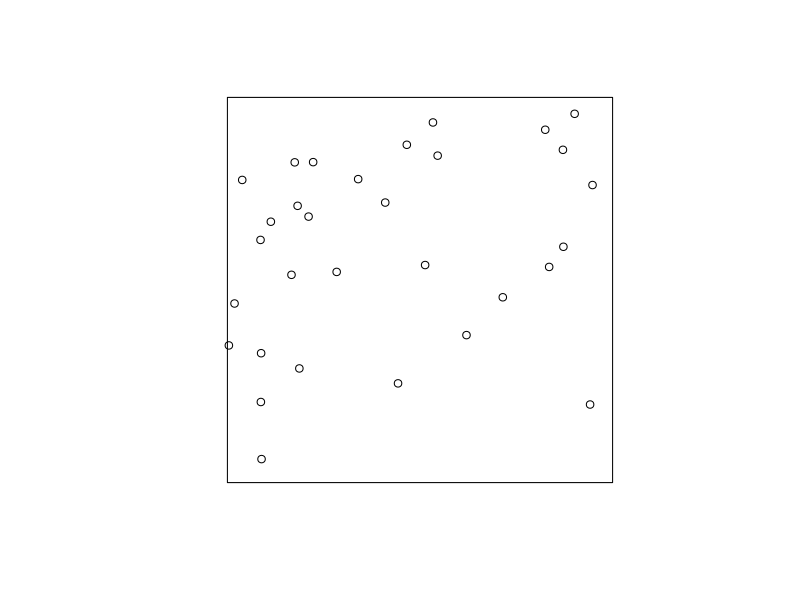
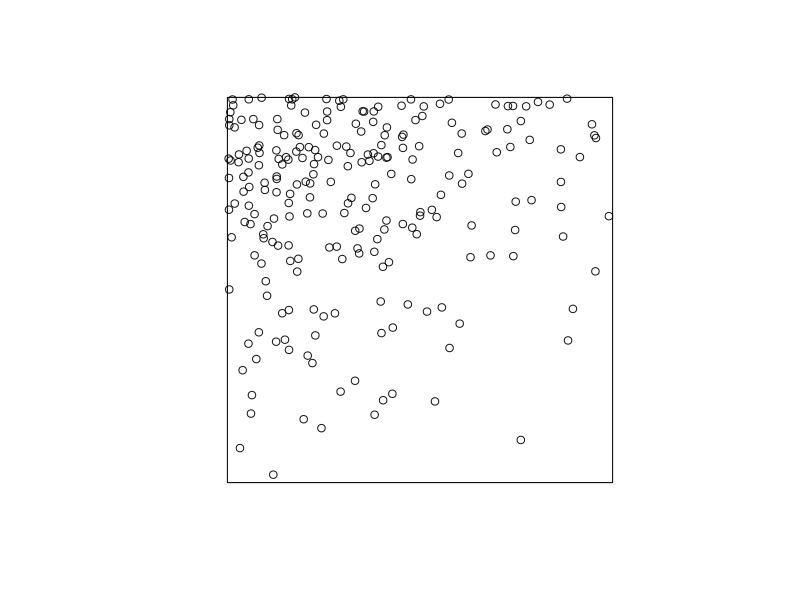
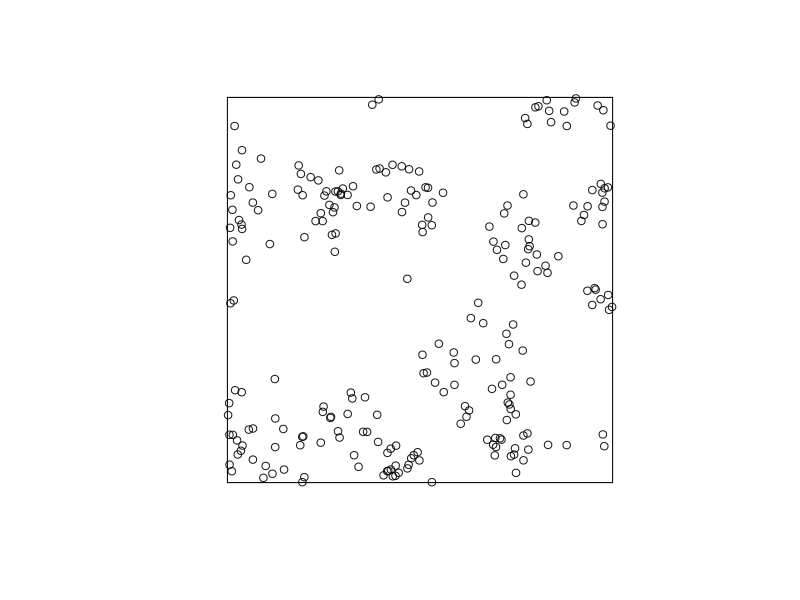
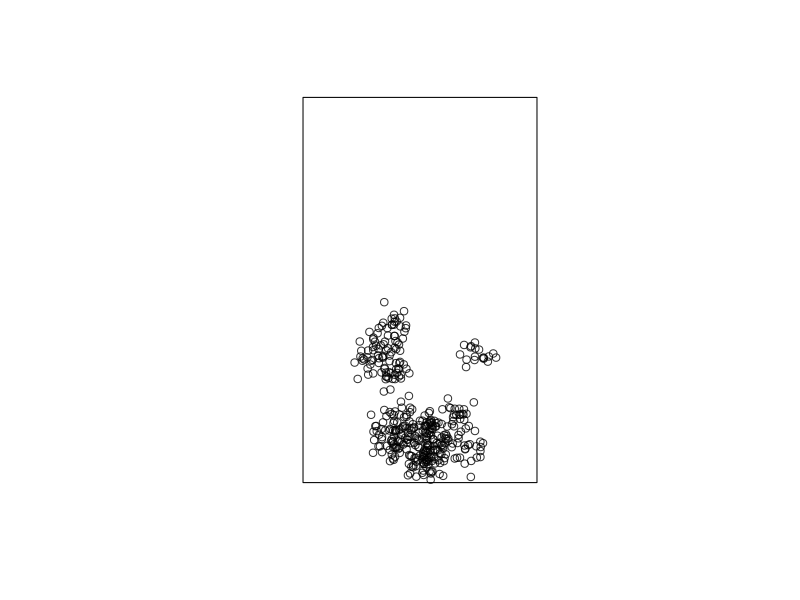
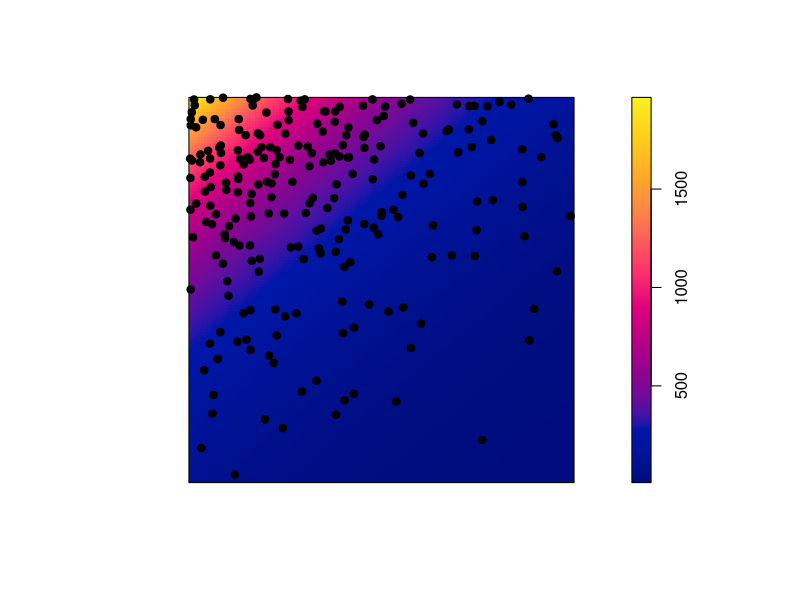
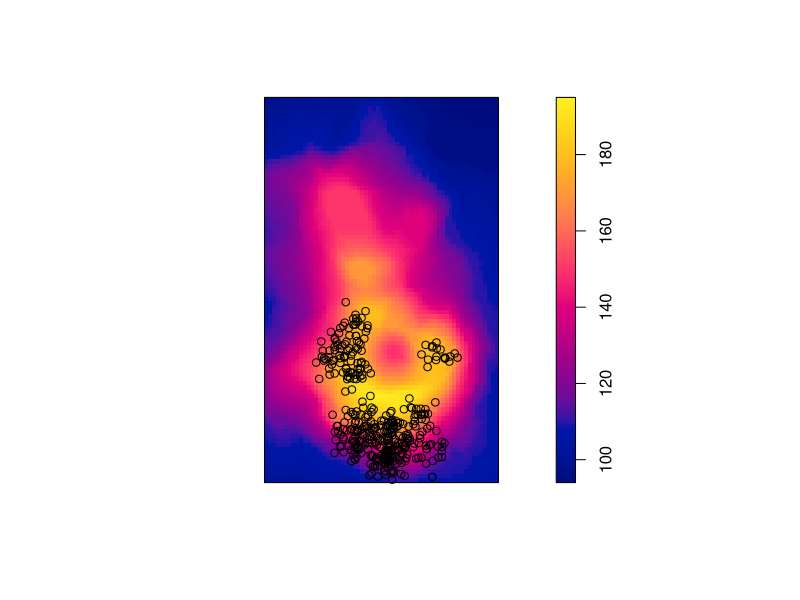
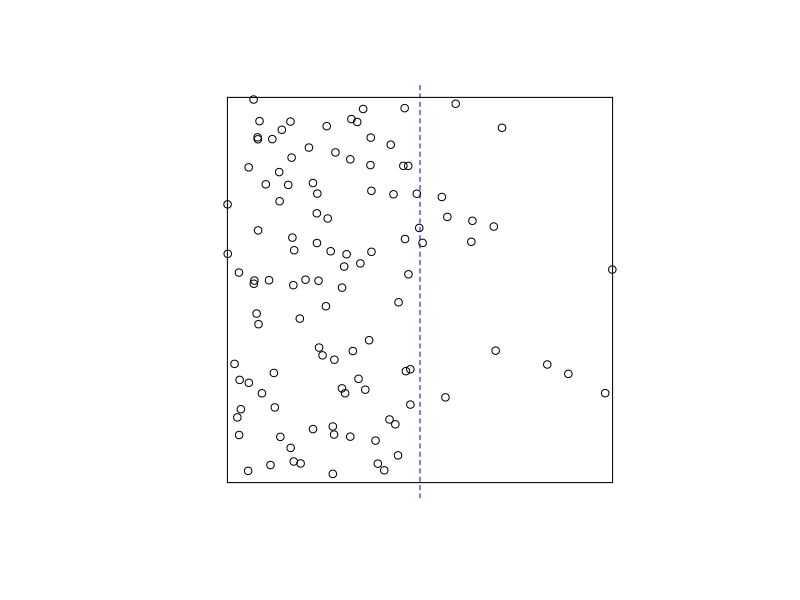
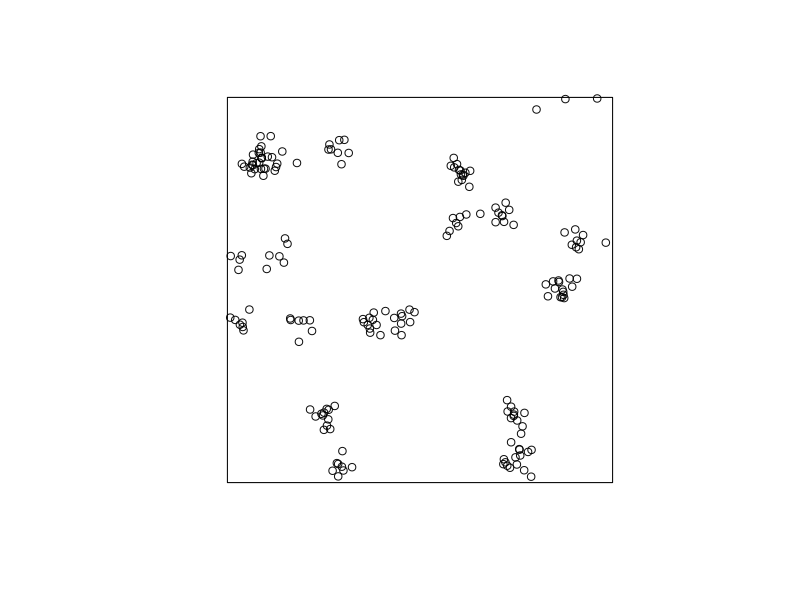

Here is the R script that generated these plots, in order:
library(spatstat)
################################################################################
## Figuras de exemplos dos 4 processos, para os exercicios
################################################################################
## Poisson homogeneo
pp.1 <- rpoispp(35, win = unit.square())
## Poisson inhomogeneous
##Z <- as.im(function(x,y){ifelse(x>0.5, 25, 100)}, unit.square())
## Using a raster image
Z1 <- as.im(function(x,y){100 * exp(-2.5*x + 3*y)}, unit.square())
pp.2 <- rpoispp(Z1)
## Thomas homogeneous
pp.3 <- rThomas(kappa = mean(Z1/10), scale = 0.05, mu = 10)
##inhomogeneous
##Z2 <- as.im(function(x,y)10 * exp(2.5*x - 3*y), unit.square())
janela <- owin(c(10,51), c(10,77.5))
Z2 <- as.im(volcano, W=janela)
##pp.4 <- rThomas(kappa = function(x,y){10 * exp(2.5*x - 3*y)}, 0.05, 10, win = unit.square())
pp.4 <- rThomas(kappa = exp(as.im(volcano)/10-15)*1.e-3, scale = 1.5, mu = 20, win = janela)


## Save plots
png("images/point_pattern_examples%02d.png")
plot(pp.1, main = "")
plot(pp.2, main = "")
plot(pp.3, main = "")
plot(pp.4, main = "")
image(Z1, main = "")
points(pp.2, pch=19)
plot(Z2, main ="")
points(pp.4)
dev.off()

################################################################################
## Exemplo das Vitoria-regia
################################################################################
vit <- read.csv("data/vit_regia_coords.csv")
## convert to meters (approx)
vit$xm <- vit$x*0.3752972
vit$ym <- vit$y*0.3752972
## point pattern
vitoria.pp <- ppp(vit$xm, vit$ym, window = owin(c(0,36.513*0.3752972), c(0,20.505*0.3752972)))
## Salva o arquivo em format ppp
##save(vitoria.pp, file = "data/vitoria_regia.rds")
write.csv(vit, file = "data/vit_regia_coord_m.csv")

################################################################################
## L de Ripley para os exemplos do primeiro roteiro
################################################################################
## Poisson homogeneo
PH <- rpoispp(lambda=100, win = unit.square())
PH.L <- envelope(PH, fun = Lest, nsim = 1000)
## Aqui definimos uma funcao que descreve como a intensidade muda na area
## No caso, a itensidade muda de 180 para 20 a partir do valor da coordenada X = 0.5
padrao1 <- function(x,y) ifelse(test = x > 0.5, yes = 20, no = 180)
## Gera o padrão de pontos
IP <- rpoispp(lambda = padrao1, win = unit.square())
## L de Ripley
IP.L <- envelope(IP, fun = Lest, nsim = 1000)
## Thomas homogeneo
TH <- rThomas(kappa = 15, scale = 0.02, mu = 10, win = unit.square())
TH.L <- envelope(TH, fun = Lest, nsim = 1000)

png("images/figsL_Ripley%02d.png")
## Plota os grafico
plot(IP, main = "")
## Uma linha para marcar as duas regiões
abline(v = 0.5, lty =2 , col = "blue")
plot(TH, main = "")
## Grafico do L
plot(IP.L, . -r ~ r, ylab = "L de Ripley", legend=FALSE, main = "A")
plot(TH.L, . -r ~ r, ylab = "L de Ripley", legend=FALSE, main = "B")
plot(PH.L, . -r ~ r, ylab = "L de Ripley", legend=FALSE, main = "C")
dev.off()
